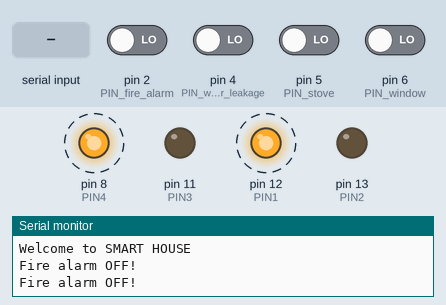
Simulated run of this sketch. Board: Arduino Uno, built with avr-gcc and run on an emulated ATmega328P. Parts: output pins drawn as LEDs (lit = HIGH), the last lines printed to the serial monitor. Dashed ring = blinking. The inputs (shaded band) are chosen by the test bench; at power-on: pin 2 (PIN_fire_alarm), pin 4 (PIN_water_leakage), pin 5 (PIN_stove), pin 6 (PIN_window) LOW.

Above: at 1.25 s.
1.8 s: pin 2 (PIN_fire_alarm) driven HIGH
5.1 s: "90,45\n" received over Serial
At 5.5 s:
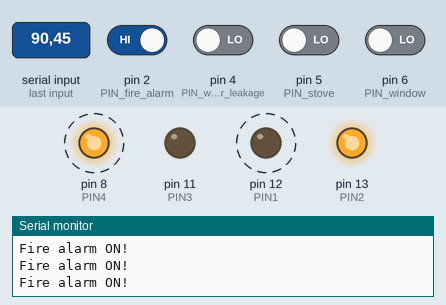
8.4 s: "30,150\n" received over Serial
At 8.75 s:
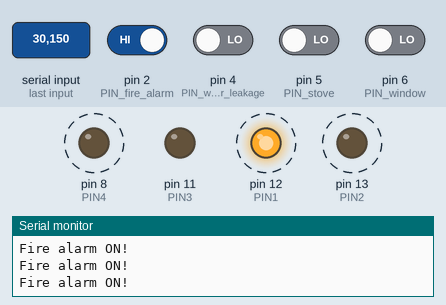
11.7 s: "1\n" received over Serial
At 12.65 s:
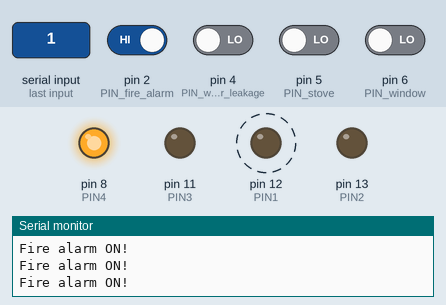
15.0 s: "2\n" received over Serial
At 15.1 s:
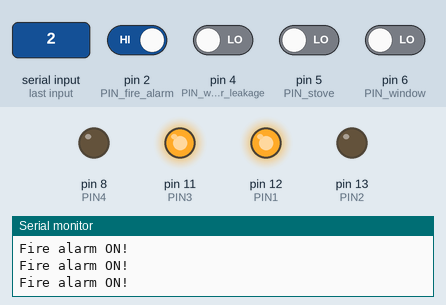
18.3 s: "4\n" received over Serial
At 18.7 s:
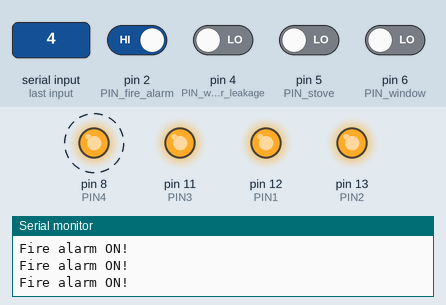
Timing chart, 0 to 22.6 s (numbered marks = the images above; inputs shaded):
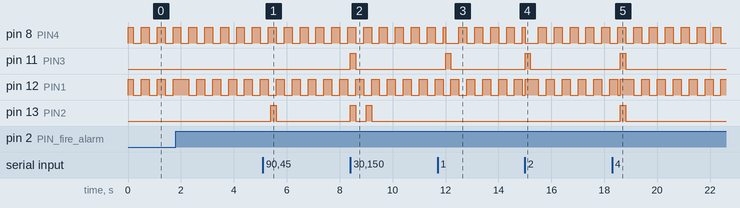

The sketch:

smart_house.ino
```cpp
//list of all needed variables

const int PIN1 = 12;
const int PIN2 = 13;
const int PIN3 = 11;
const int PIN4 = 8;
const int PIN_water_leakage = 4; // house switch that triggers water leakage.
const int PIN_stove = 5; //house switch that triggers stove.
const int PIN_fire_alarm = 2; //house switch that trigger fire alarm.
const int PIN_window = 6; // house switch that trigger window.

int incomingCommandByte = 0; // incoming data in serial
int waterLeakage_state; // read waterLeakage switch values
int stove_state; // read stove switch values
int fireAlarm_state; // used to read fireAlarm switch values
int window_state; // used to read window switch values


void setup() {

  Serial.begin(9600);
   pinMode(PIN1, OUTPUT);
   pinMode(PIN2, OUTPUT);
   pinMode(PIN3, OUTPUT);
   pinMode(PIN4, OUTPUT);
   pinMode(PIN_water_leakage, INPUT);
   pinMode(PIN_stove, INPUT);
   pinMode(PIN_fire_alarm, INPUT);
   pinMode(PIN_window, INPUT);
   timer1OFF();
   timer2OFF();
   Serial.println("Welcome to SMART HOUSE");

}

void loop() {

  smartHousePanel(); //To control the switches at the smart house.

   while (Serial.available() > 0){
  incomingCommandByte = Serial.read() - '0';

    if( incomingCommandByte == 1){
    indoorLightsON();
    incomingCommandByte = 0;
    }
     else if( incomingCommandByte == 2){
    indoorLightsOFF();
    incomingCommandByte = 0;
    }
    else if( incomingCommandByte == 3){
    outdoorLightsON();
    incomingCommandByte = 0;
    }
    else if( incomingCommandByte == 4){

    outdoorLightsOFF();
    incomingCommandByte = 0;
    }
    else if( incomingCommandByte == 5){
    radiatorON();
    incomingCommandByte = 0;
    }
    else if( incomingCommandByte == 6){
    radiatorOFF();
    incomingCommandByte = 0;
    }
    else if( incomingCommandByte == 7){

    incomingCommandByte = 0;
    }
    else if( incomingCommandByte == 8){

    incomingCommandByte = 0;
    }
    else if( incomingCommandByte == 9){

    incomingCommandByte = 0;
    }
}
}

 double getInternalTemperature(){
  //method to get internal temperature
  }

double getExternalTemperature(){
 // method to get external temperature
 }


   void sendWaterLeakageState(){
    //send message to server on water leakage
      if(waterLeakage_state == HIGH){
        }

        //send message to server NO water leakage
        else if (waterLeakage_state == LOW){
          ////send message to server to tell there is no  water leakage
          }
      }

      //send message to server on window open
      void sendWindowState(){
      if(window_state == HIGH){

        }
        //send message to server window close
        else if (window_state == LOW){

          }
      }


      void sendStoveState(){
        //send message to server on stove ON
      if(stove_state == HIGH){

        }
        //send message to server on stove OFF
        else if (stove_state == LOW){

          }
      }


      void sendFireAlarmState(){

        //send message to server on fire alarm
      if(fireAlarm_state == HIGH){
        Serial.println("Fire alarm ON!");
        fireAlarmON();
        delay(100);
        }

        //send message to server NO fire alarm
        else if (fireAlarm_state == LOW){
          Serial.println("Fire alarm OFF!");
          fireAlarmOFF();
          delay(100);
          }
      }

      //method to TURN On indoor light (0.0.1.0)
 void indoorLightsON(){
   digitalWrite(PIN1, LOW);
   digitalWrite(PIN2, LOW);
   digitalWrite(PIN3, HIGH);
   digitalWrite(PIN4, LOW);


  }

 //TURN OFF indoor lights (1.0.1.0)
 void indoorLightsOFF(){
   digitalWrite(PIN1, HIGH);
   digitalWrite(PIN2, LOW);
   digitalWrite(PIN3, HIGH);
   digitalWrite(PIN4, LOW);


  }

//TURN ON outdoor lights (0.1.1.1)
 void outdoorLightsON(){
   digitalWrite(PIN1, LOW);
   digitalWrite(PIN2, HIGH);
   digitalWrite(PIN3, HIGH);
   digitalWrite(PIN4, HIGH);

  }

  //TURN OFF outdoor lights (1.1.1.1)
 void outdoorLightsOFF(){
   digitalWrite(PIN1, HIGH);
   digitalWrite(PIN2, HIGH);
   digitalWrite(PIN3, HIGH);
   digitalWrite(PIN4, HIGH);

  }

  // TURN ON radiator (0.1.0.1)
 void radiatorON(){
   digitalWrite(PIN1, LOW);
   digitalWrite(PIN2, HIGH);
   digitalWrite(PIN3, LOW);
   digitalWrite(PIN4, HIGH);

  }

  //TURN OFF radiator (1.1.0.1)
void radiatorOFF(){
   digitalWrite(PIN1, HIGH);
   digitalWrite(PIN2, HIGH);
   digitalWrite(PIN3, LOW);
   digitalWrite(PIN4, HIGH);

  }

//TURN ON timer 2 (0.1.0.0)
void timer1ON(){
   digitalWrite(PIN1, LOW);
   digitalWrite(PIN2, HIGH);
   digitalWrite(PIN3, LOW);
   digitalWrite(PIN4, LOW);

}
//TURN OFF the timer (2) (1.1.0.0)
void timer1OFF(){
   digitalWrite(PIN1, HIGH);
   digitalWrite(PIN2, HIGH);
   digitalWrite(PIN3, LOW);
   digitalWrite(PIN4, LOW);

}

//TURN ON timer 2 (0.0.0.1)
void timer2ON(){
   digitalWrite(PIN1, LOW);
   digitalWrite(PIN2, LOW);
   digitalWrite(PIN3, LOW);
   digitalWrite(PIN4, HIGH);

}
//TURN OFF the timer (2) (1.0.0.1)
void timer2OFF(){
   digitalWrite(PIN1, HIGH);
   digitalWrite(PIN2, LOW);
   digitalWrite(PIN3, LOW);
   digitalWrite(PIN4, HIGH);

}

//TURN ON fire alarm sound (1.0.0.0)
  void fireAlarmON(){
  digitalWrite(PIN1 ,HIGH);
  digitalWrite(PIN2 ,LOW);
  digitalWrite(PIN3 ,LOW);
  digitalWrite(PIN4 ,LOW);

  }

  //TURN OFF fire alarm sound (0.0.0.0)
   void fireAlarmOFF(){
  digitalWrite(PIN1 ,LOW);
  digitalWrite(PIN2 ,LOW);
  digitalWrite(PIN3 ,LOW);
  digitalWrite(PIN4 ,LOW);

  }

  void smartHousePanel(){

  waterLeakage_state = digitalRead(PIN_water_leakage);
  delay(100);
  stove_state = digitalRead(PIN_stove);
  delay(100);
  fireAlarm_state = digitalRead(PIN_fire_alarm);
  sendFireAlarmState();
  delay(100);
  window_state = digitalRead(PIN_window);
  delay(100);
 if(stove_state == HIGH || waterLeakage_state == HIGH || fireAlarm_state == HIGH || window_state == HIGH) {
  timer2ON();
  delay(100);
    }
 if(stove_state == LOW && waterLeakage_state == LOW && fireAlarm_state == LOW && window_state == LOW) {
  timer2OFF();
  delay(100);
      }
    }
```

Measured:
- after the input at 5.1 s, pin 13 (PIN2): LOW → HIGH after 0.30 s, → LOW 0.20 s later
- after the input at 8.4 s, pin 11 (PIN3): LOW → HIGH at once, → LOW 0.20 s later; pin 13 (PIN2): alternates HIGH for 0.20 s and LOW for 0.40 s, 4 changes in all, then stays LOW, starting at once
- after the input at 11.7 s, pin 11 (PIN3): LOW → HIGH after 0.31 s, → LOW 0.20 s later
- after the input at 15.0 s, pin 11 (PIN3): LOW → HIGH at once, → LOW 0.20 s later
- after the input at 18.3 s, pin 11 (PIN3), pin 13 (PIN2): LOW → HIGH after 0.31 s, → LOW 0.20 s later
- by itself, pin 8 (PIN4): alternates HIGH for 0.30 s and LOW for 0.30 s
